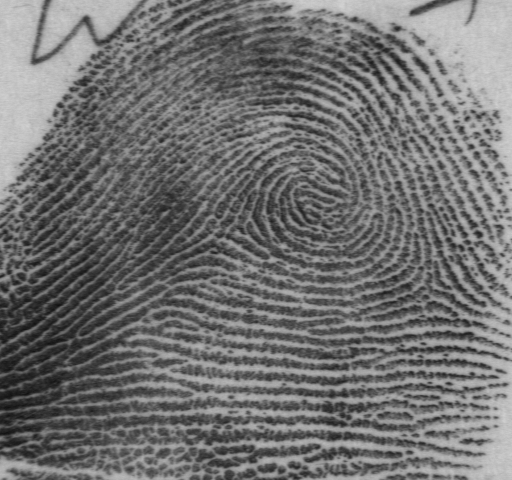
%> input picture 1_data/F0001.bmp, 512 x 480 px
$ octave --eval "result = im2jpeg_LPC(imread('F0001.bmp'));"   (GNU Octave 9; MATLAB toolbox functions it lacks are replaced by stand-ins)
%> lines starting %> are read from the running program, lines starting %| are printed output that depends on the picture
### 1_data/prob4huffman.m
function [symbols, prob] = prob4huffman(x)
% Jianjiang Feng
% 2016-11-16
x = x(:);
symbols = unique(x);
[N,~] = histcounts(x,[symbols;symbols(end)+1]);
prob = N/numel(x);

### 1_data/im2jpeg_LPC.m
function y = im2jpeg_LPC(x, quality)
%im2jpeg Compress image x using JPEG
% reference: DIPUM
% LiuYin
% 2016-11-19

if ~ismatrix(x) || ~isa(x, 'uint8')
    error('The input x must be a UINT8 image.');
end

if nargin < 2
    quality = 1; % default quality
end

% normalization matrix
m = [16 11 10 16 24 40 51 61
    12 12 14 19 26 58 60 55
    14 13 16 24 40 57 69 56
    14 17 22 29 51 87 80 62
    18 22 37 56 68 109 103 77
    24 35 55 64 81 104 113 92
    49 64 78 87 103 121 120 101
    72 92 95 98 112 100 103 99] * quality;

% zig-zag order
order = [1 9 2 3 10 17 25 18 11 4 5 12 19 26 33 ...
        41 34 27 20 13 6 7 14 21 28 35 42 49 57 50 ...
        43 36 29 22 15 8 16 23 30 37 44 51 58 59 52 ...
        45 38 31 24 32 39 46 53 60 61 54 47 40 48 55 ...
        62 63 56 64];

[xm1, xn1] = size(x);
%> xm1 = 480; xn1 = 512
xm = ceil(xm1/8)*8;
%> xm = 480
xn = ceil(xn1/8)*8;
%> xn = 512
x = padarray(x,[xm-xm1 xn-xn1],0,'post');
%> x is the input picture: size 480x512 uint8; min 16, max 211, mean 113.1

x = double(x) - 128;
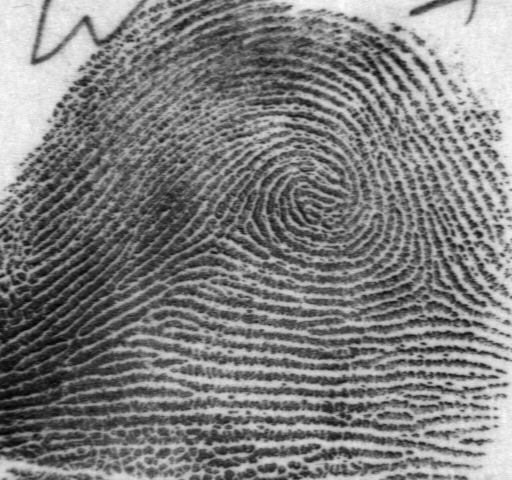
%> x: size 480x512 double; min -112, max 83, mean -14.9; drawn with min black and max white
t = dctmtx(8);

% Compute DCTs of 8x8 blocks and quantize the coefficients.
fun_DCT = @(block_struct) t * block_struct.data * t';
y = blockproc(x, [8 8], fun_DCT);
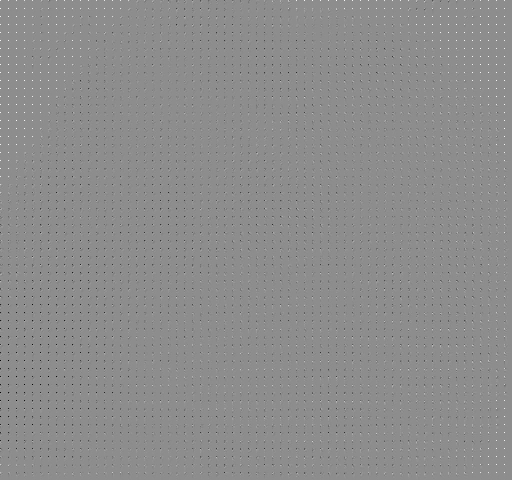
%> y: size 480x512 double; min -747.8, max 600.4, mean -1.9; drawn with min black and max white

fun_quantize = @(block_struct) round(block_struct.data ./ m);
y = blockproc(y, [8 8], fun_quantize);

y = im2col(y, [8 8], 'distinct');
xb = size(y, 2);
%> xb = 3840

if 0% Show DC as image
    figure(10),clf,
    imshow(imresize(reshape(y(1,:),xm/8,xn/8),8,'nearest'),[])
    title('DC');
end

y = y(order, :); % reorder

y(1,:) = y(1,:) - [0,y(1,1:xb-1)];            % LPC处理,这是核心

eob = 1000;
r = zeros(numel(y) + size(y, 2), 1);
count = 0;
for j = 1:xb
    i = find(y(:,j), 1, 'last');
    if isempty(i)
        i = 0;
    end
    p = count + 1;
    q = p + i;
    r(p:q) = [y(1:i, j); eob];
    count = count + i + 1;
end
%> this loop made 3840 passes
%> (p, q, count) on passes 2 to 4: (4, 9, 9), (10, 22, 22), (23, 33, 33)
%> after the loop, count = 79378

r((count+1):end) = [];
clear y
y.original_size = uint16([xm1 xn1]);
%> y.original_size = [480 512]
y.size = uint16([xm xn]);
%> y.size = [480 512]
y.numblocks = uint16(xb);
%> y.numblocks = 3840
y.quality = uint16(quality*100);

[symbols, prob] = prob4huffman(r);
%> in prob4huffman, `symbols = unique(x);`: symbols = 94 values from -44 to 1000
%> in prob4huffman, `[N,~] = histcounts(x,[symbols;symbols(end)+1]);`: N = 94 values, max 26012 at index 42, min 1 at index 1, mean 844.4
%> in prob4huffman, `prob = N/numel(x);`: prob = 94 values, max 0.328 at index 42, min 1.26e-05 at index 1, mean 0.0106
%> symbols = 94 values from -44 to 1000
dict = huffmandict(symbols,prob);
%> dict = 94 items
y.huffmanDict = dict;
%> y.huffmanDict = 94 items
%> (the run ends here)

$ run again, on 1_data/F0002.bmp
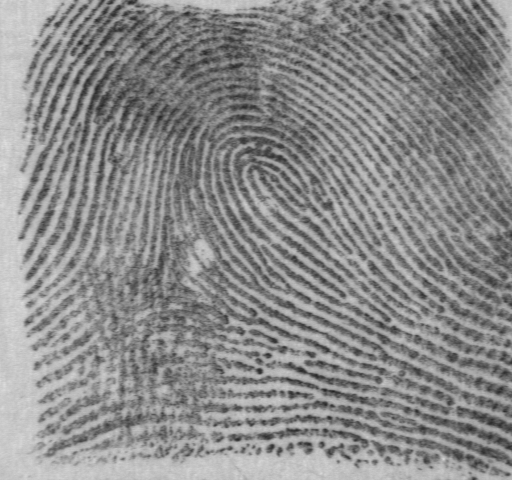
%> input picture 1_data/F0002.bmp, 512 x 480 px
%> in im2jpeg_LPC, x is the input picture: size 480x512 uint8; min 36, max 222, mean 139
%> in im2jpeg_LPC, `x = double(x) - 128;`:
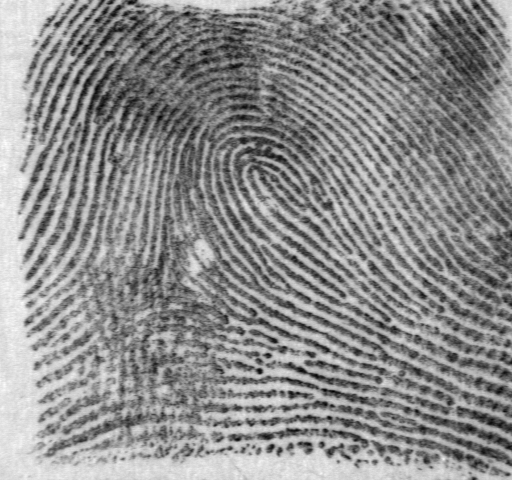
%> x: size 480x512 double; min -92, max 94, mean 11; drawn with min black and max white
%> in im2jpeg_LPC, `y = blockproc(x, [8 8], fun_DCT);`:
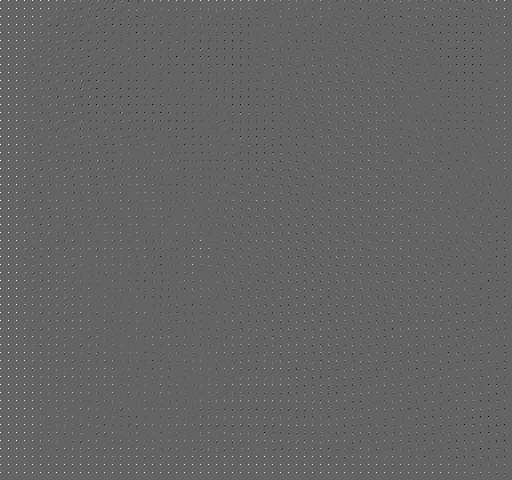
%> y: size 480x512 double; min -419.8, max 648.2, mean 1.4; drawn with min black and max white
%> the loop in im2jpeg_LPC, `for j = 1:xb` made 3840 passes
%> (p, q, count) on passes 2 to 4: (12, 17, 17), (18, 25, 25), (26, 36, 36)
%> after the loop in im2jpeg_LPC, `for j = 1:xb`: count = 77452
%> in prob4huffman, `symbols = unique(x);`: symbols = 82 values from -45 to 1000
%> N = 82 values, max 25266 at index 44, min 1 at index 1, mean 944.5
%> in prob4huffman, `prob = N/numel(x);`: prob = 82 values, max 0.326 at index 44, min 1.29e-05 at index 1, mean 0.0122
%> in im2jpeg_LPC, `[symbols, prob] = prob4huffman(r);`: symbols = 82 values from -45 to 1000
%> dict = 82 items

$ run again, on 1_data/F0003.bmp
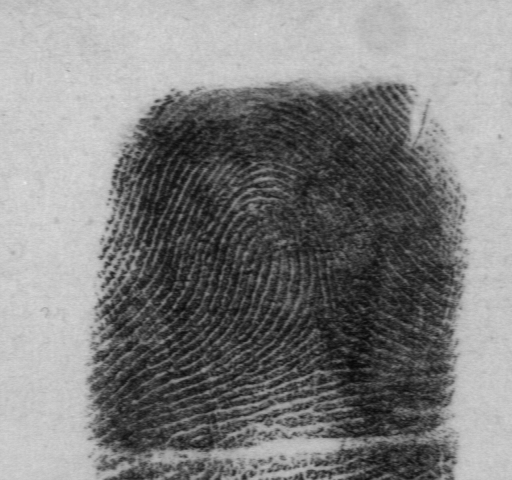
%> input picture 1_data/F0003.bmp, 512 x 480 px
%> in im2jpeg_LPC, x is the input picture: size 480x512 uint8; min 8, max 232, mean 128.1
%> x: size 480x512 double
%> in im2jpeg_LPC, `y = blockproc(x, [8 8], fun_DCT);`:
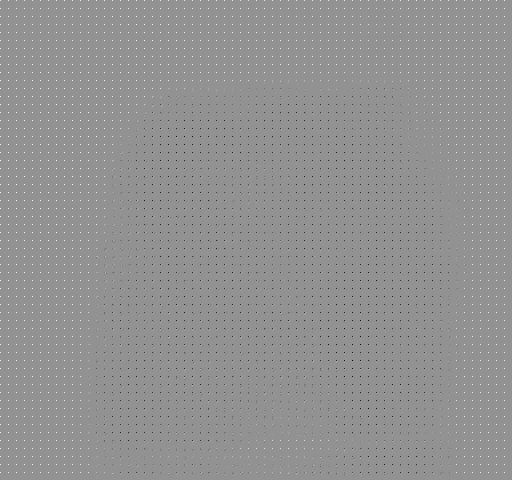
%> y: size 480x512 double; min -869.8, max 646.8, mean 0.1; drawn with min black and max white
%> the loop in im2jpeg_LPC, `for j = 1:xb` made 3840 passes
%> (p, q, count) on passes 2 to 4: (12, 17, 17), (18, 23, 23), (24, 28, 28)
%> after the loop in im2jpeg_LPC, `for j = 1:xb`: count = 63405
%> in prob4huffman, `symbols = unique(x);`: symbols = 98 values from -36 to 1000
%> N = 98 values, max 23177 at index 37, min 1 at index 2, mean 647
%> in prob4huffman, `prob = N/numel(x);`: prob = 98 values, max 0.366 at index 37, min 1.58e-05 at index 2, mean 0.0102
%> in im2jpeg_LPC, `[symbols, prob] = prob4huffman(r);`: symbols = 98 values from -36 to 1000
%> dict = 98 items

$ run again, on 1_data/F0004.bmp
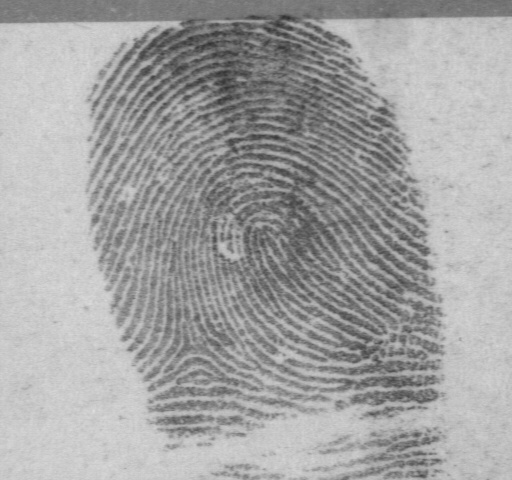
%> input picture 1_data/F0004.bmp, 512 x 480 px
%> in im2jpeg_LPC, x is the input picture: size 480x512 uint8; min 47, max 221, mean 163.1
%> in im2jpeg_LPC, `x = double(x) - 128;`:
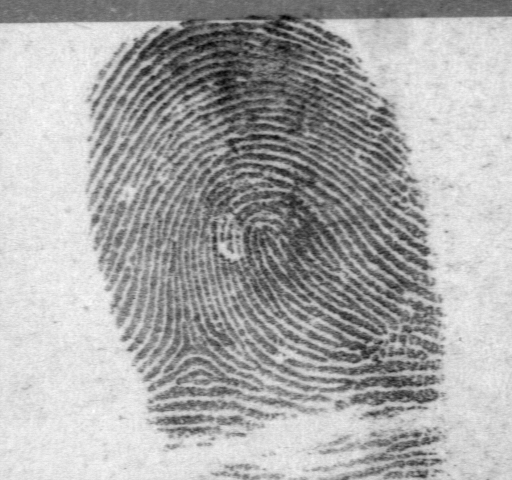
%> x: size 480x512 double; min -81, max 93, mean 35.1; drawn with min black and max white
%> in im2jpeg_LPC, `y = blockproc(x, [8 8], fun_DCT);`:
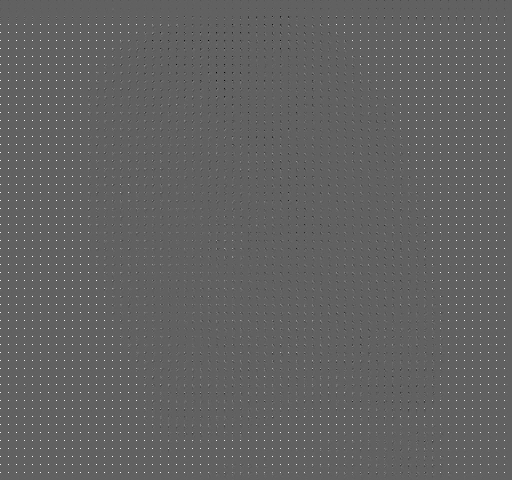
%> y: size 480x512 double; min -405.3, max 655.5, mean 4.4; drawn with min black and max white
%> the loop in im2jpeg_LPC, `for j = 1:xb` made 3840 passes
%> (p, q, count) on pass 45: (402, 402, 402)
%> after the loop in im2jpeg_LPC, `for j = 1:xb`: count = 58912
%> in prob4huffman, `symbols = unique(x);`: symbols = 74 values from -41 to 1000
%> N = 74 values, max 21525 at index 41, min 1 at index 10, mean 796.1
%> in prob4huffman, `prob = N/numel(x);`: prob = 74 values, max 0.365 at index 41, min 1.7e-05 at index 10, mean 0.0135
%> in im2jpeg_LPC, `[symbols, prob] = prob4huffman(r);`: symbols = 74 values from -41 to 1000
%> dict = 74 items
